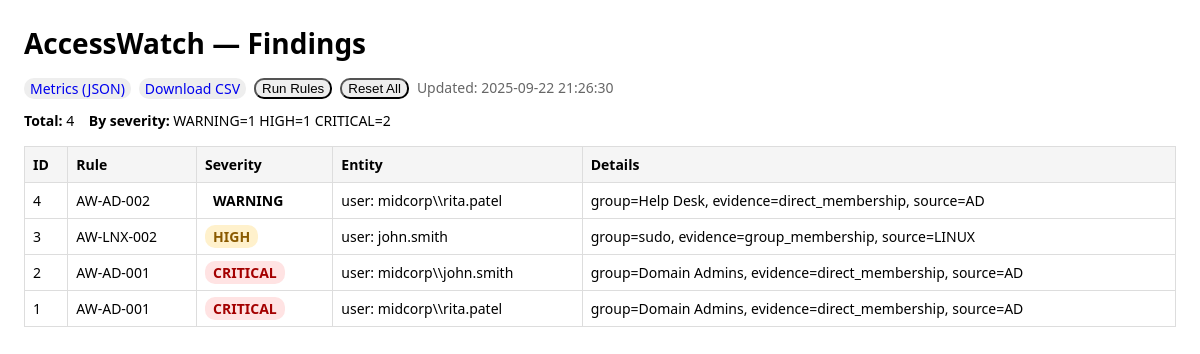
The page /ui/findings on the database its author committed.
### api/db.py (models this page shows, shortened)
class Finding(Base):
    __tablename__ = "findings"
    id = Column(Integer, primary_key=True, index=True)  # Auto-increment ID
    rule_id = Column(String, index=True)                # Rule identifier (e.g., "AW-AD-001")
    severity = Column(String)                           # Severity level (e.g., "CRITICAL")
    entity_type = Column(String)                        # Type of entity (e.g., "user", "group")
    entity_name = Column(String)                        # Name of the entity (e.g., "john.smith")
    details = Column(JSON)                              # JSON column to store additional details (e.g., group, evidence, source, etc.)

### api/main.py (the view)
@app.get("/ui/findings", response_class=HTMLResponse)
def ui_findings(request: Request, db: Session = Depends(get_db)):
    rows = db.query(Finding).order_by(Finding.severity.desc(), Finding.id.desc()).all()
    sev_counts = Counter(r.severity for r in rows)
    return templates.TemplateResponse(
        "findings.html",
        {
            "request": request,
            "findings": rows,
            "by_severity": dict(sev_counts),
            "updated_at": datetime.datetime.now().strftime("%Y-%m-%d %H:%M:%S"),
        },
    )

### templates/findings.html (shortened to what this page needs)
<!doctype html>
<html>
<head>
    </head>
    <body>
    <h1>AccessWatch — Findings</h1>
    <div class="toolbar">
        <a class="pill" href="/metrics">Metrics (JSON)</a>
        <a class="pill" href="/findings.csv">Download CSV</a>
        <form action="/ui/run-rules" method="post" style="display:inline;">
            <button type="submit" class="pill">Run Rules</button>
        </form>
        <form action="/ui/reset-all" method="post" style="display:inline;" onsubmit="return confirm('Are you sure you want to reset all findings?');">
            <button type="submit" class="pill">Reset All</button>
        </form>
        <span class="muted">Updated: {{ updated_at }}</span>
    </div>
    <div class="stats">
        <strong>Total:</strong> {{ findings|length }} &nbsp;&nbsp;
        <strong>By severity:</strong>
        {% for sev, count in by_severity.items() %} {{ sev }}={{ count }} {% endfor %}
    </div>
    <table>
        <thead>
        <tr>
            <th>ID</th>
            <th>Rule</th>
            <th>Severity</th>
            <th>Entity</th>
            <th>Details</th>
        </tr>
        </thead>
        <tbody>
        {% for f in findings %}
        <tr>
            <td>{{ f.id }}</td>
            <td>{{ f.rule_id }}</td>
            <td><span class="badge sev-{{ f.severity }}">{{ f.severity }}</span></td>
            <td>{{ f.entity_type }}: {{ f.entity_name }}</td>
            <td>
            group={{ f.details.get('group') }},
            evidence={{ f.details.get('evidence') }},
            source={{ f.details.get('source') }}
            </td>
        </tr>
        {% endfor %}
        </tbody>
    </table>
    </body>
    </html>

### templates/findings.html (style rules this page uses)
body { font: 14px system-ui, -apple-system, Segoe UI, Roboto, Arial; margin: 24px; }
h1 { margin: 0 0 16px 0; }
.stats { margin: 0 0 16px 0; }
table { border-collapse: collapse; width: 100%; }
th, td { border: 1px solid #ddd; padding: 8px; }
th { background-color: #f5f5f5; text-align: left; }
.badge { padding: 2px 8px; border-radius: 10px; font-weight: 600; }
.sev-CRITICAL { background:#ffe3e3; color:#a40000; }
.sev-HIGH { background:#fff1cc; color:#8a5a00; }
.pill { background:#eee; padding:1px 6px; border-radius: 10px; }
.toolbar { display:flex; gap:8px; margin-bottom:12px; }
.toolbar a { text-decoration:none; }
.muted { color:#666; }

### rows shown on the page
Finding: severity "WARNING", count "1", id "4", rule_id "AW-AD-002", entity_type "user", entity_name "midcorp\\\\rita.patel", details.get "Help Desk", details.get "direct_membership", details.get "AD"
Finding: severity "HIGH", count "1", id "3", rule_id "AW-LNX-002", entity_type "user", entity_name "john.smith", details.get "sudo", details.get "group_membership", details.get "LINUX"
Finding: severity "CRITICAL", id "2", rule_id "AW-AD-001", entity_type "user", entity_name "midcorp\\\\john.smith", details.get "Domain Admins", details.get "direct_membership", details.get "AD"
Finding: id "1", rule_id "AW-AD-001", severity "CRITICAL", entity_type "user", entity_name "midcorp\\\\rita.patel", details.get "Domain Admins", details.get "direct_membership", details.get "AD"

### other values the page prints
{{ updated_at }} "2025-09-22 21:26:30"
{{ findings|length }} "4"
